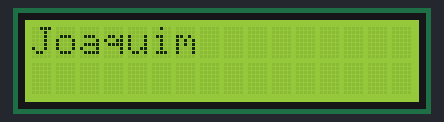
Bench run of a sketch on a simulated Arduino Uno, built with avr-gcc and run on an emulated ATmega328P. Shown: 16×2 character LCD.

Above: at 0.18 s.
At 1.01 s:
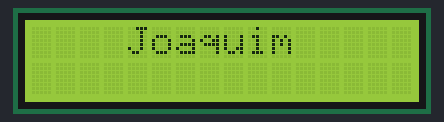
At 1.85 s:
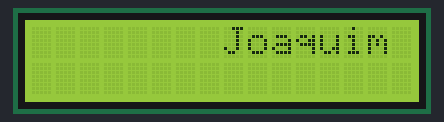
At 3.74 s:
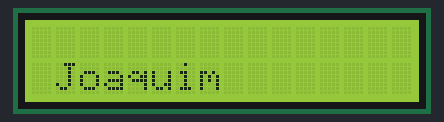
At 5.62 s:
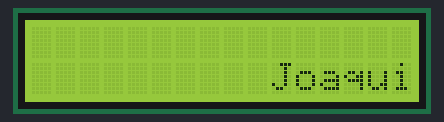
At 7.51 s:
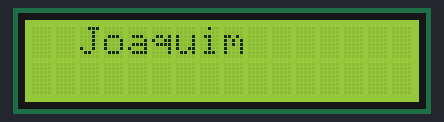

The sketch:

09_04_26_ligarledcombotao.ino
```cpp
#include <LiquidCrystal_I2C.h>

LiquidCrystal_I2C lcd(0x3F, 16, 2);

void setup(){
  lcd.init();
  lcd.backlight();

  lcd.setCursor(0,0);
  lcd.clear();
}

void loop(){

  int i = 0;

  for(i; i<=32; i++){


    if(i <=16){

     lcd.setCursor(i, 0);

     lcd.print("Joaquim");

     lcd.setCursor((i-1), 0);
     lcd.print(" ");

     }

     if(i >= 16){

     lcd.setCursor((i-16), 1);

     lcd.print("Joaquim");

     lcd.setCursor((i-17), 1);
     lcd.print(" ");
     }
    delay(200);
  }

}
```

Measured:
- by itself, everything shown: repeats every 6.9 s, in 33 steps
